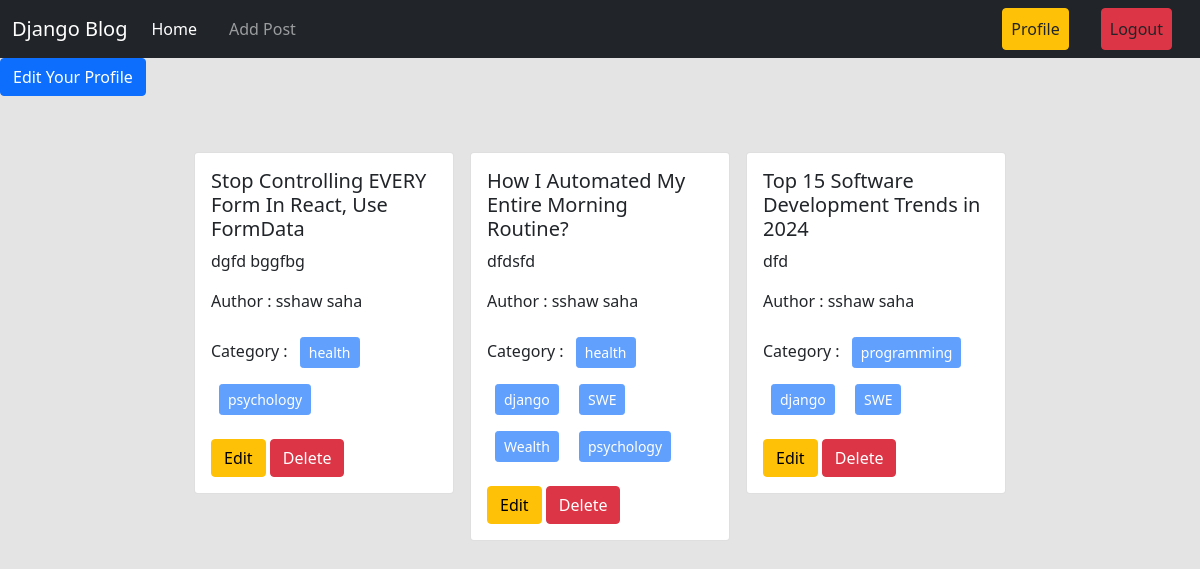
The app's page /author/profile/ (signed in) with its own data.
### posts/models.py (models this page shows, shortened)
class Post(models.Model):
    title = models.CharField(max_length=50)
    content = models.TextField()
    category = models.ManyToManyField(Category) # ekta post multiple categorir moddhe thakte pare abar ekta categorir moddhe multiple post thakte pare
    author = models.ForeignKey(User, on_delete=models.CASCADE)
    image = models.ImageField(upload_to='posts/media/uploads/')

### categories/models.py (models this page shows, shortened)
class Category(models.Model):
    name = models.CharField(max_length=100)
    slug = models.SlugField(max_length=100,unique=True, null=True, blank=True)

### author/views.py (the view)
# urls.py: path('profile/', views.profile, name='profile'),
@login_required
def profile(request):
    data = Post.objects.filter(author = request.user)
    return render(request, 'profile.html', {'data' : data})

### author/templates/profile.html
{% extends 'base.html' %} {% load crispy_forms_tags %} {% block content %}
<div>
  <a class="btn btn-primary" href="{% url 'edit_profile' %}">
    Edit Your Profile</a
  >
</div>
<div class="d-flex flex-wrap justify-content-center px-5 pt-5">
  {% for post in data %}
  <div class="col-sm-3">
    <div class="card m-2">
      <div class="card-body">
        <h5 class="card-title">{{post.title}}</h5>
        <p class="card-text">{{post.content}}</p>
        <p>Author : {{post.author.first_name}} {{post.author.last_name}}</p>
        <p>
          Category : {% for cat in post.category.all %}
          <button class="btn btn-primary btn-sm m-2" disabled>
            {{cat.name}}
          </button>
          {% endfor %}
        </p>
        <a href="{% url 'edit_post' post.id %}" class="btn btn-warning">Edit</a>
        <a href="{% url 'delete_post' post.id %}" class="btn btn-danger"
          >Delete</a
        >
      </div>
    </div>
  </div>
  {% endfor %}
</div>
{% endblock %}

### records on screen
Post: title "Stop Controlling EVERY Form In React, Use FormData", content "dgfd bggfbg", author.first_name "sshaw", author.last_name "saha"
Category: name "health"
Category: name "psychology"
Post: title "How I Automated My Entire Morning Routine?", content "dfdsfd", author.first_name "sshaw", author.last_name "saha"
Category: name "django"
Category: name "SWE"
Category: name "Wealth"
Post: title "Top 15 Software Development Trends in 2024", content "dfd", author.first_name "sshaw", author.last_name "saha"
Category: name "programming"
